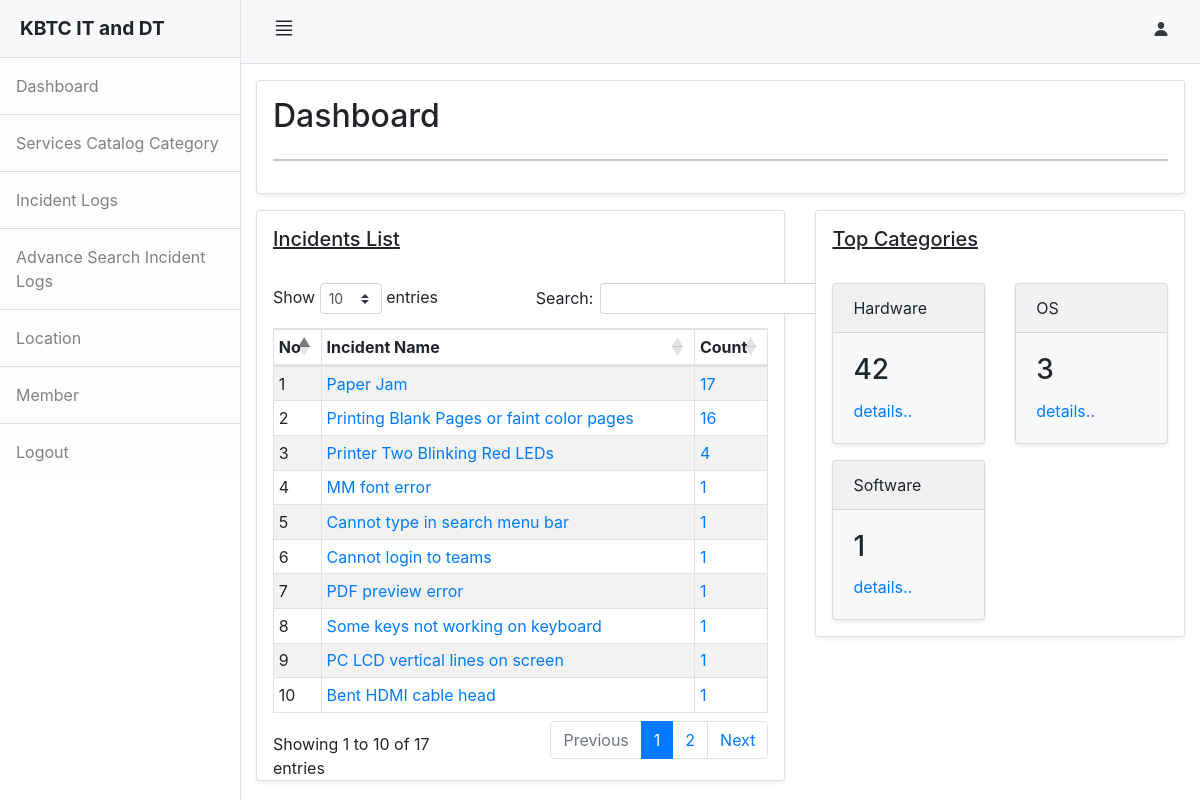
The app's page /admin/index.php (signed in) with its own data.
### tables this page shows
CREATE TABLE `incident` (
  `id` int NOT NULL AUTO_INCREMENT,
  `title` text NOT NULL,
  `cat_id` int NOT NULL,
  `sub_cat_id` int NOT NULL,
  `create_at` varchar(255) NOT NULL,
  `status` tinyint(1) DEFAULT NULL,
  PRIMARY KEY (`id`)
);

CREATE TABLE `category` (
  `id` int NOT NULL AUTO_INCREMENT,
  `category` varchar(255) NOT NULL,
  `status` varchar(255) NOT NULL,
  PRIMARY KEY (`id`)
);

### admin/index.php (the view, shortened to what this page needs)
<?php
            include "head.php";
        ?>
<div class="d-flex" id="wrapper">
    <?php
        include "slidebar.php";
    ?>
    <div id="page-content-wrapper">
        <?php
            include "nav.php";
        ?>
        <div class="container-fluid">
            <div class="shadow-sm my-3 px-3 py-3 card">
                <h2> Dashboard </h2>
                <hr>
            </div>
            <div class="row">
                <div class="col-md-7">
                    <div class="shadow-sm px-3 pt-3 mb-3 card">
                        <h5><u>Incidents List</u></h5>
                        <br>
                        <table id="example" class="table table-striped table-bordered table-sm">
                            <thead>
                                    <tr>
                                        <th>No</th>
                                        <th>Incident Name</th>
                                        <th>Count</th>
                                    </tr>
                            </thead>
                            <tbody>
                            <?php
                                    $sql = "SELECT * FROM incident WHERE status=1";
                                    $result = mysqli_query($connect,$sql);
                                    $number_row = mysqli_num_rows($result);
                                    $number = 0;
                                    if($number_row > 0){
                                        $titles = [];
                                        foreach($result as $key=>$value){
                                            $count_id=$value['id'];
                                            $sql = "SELECT * FROM logs WHERE incident_id='$count_id'";
                                            $result1 = mysqli_query($connect,$sql);
                                            $number_row1 = mysqli_num_rows($result1);
                                            $artmp =[   'count'=>$number_row1,
                                                        'scid'=>$value['sub_cat_id'],
                                                        'cid'=>$value['cat_id'],
                                                        'inid'=>$value['id']
                                                    ];
                                            $titles[$value['title']]=$artmp;
                                    }
                                        arsort($titles);
                                        foreach ($titles as $key => $value) {
                                            ?>
                                <tr>
                                    <td><?php echo ++$number; ?></td>
                                    <td><a href="solution.php?sub_id=<?php echo $value['scid']; ?>&&cat_id=<?php echo $value['cid'] ?>&&incident_id=<?php echo $value['inid'] ?>">
                                            <?php echo $key; ?> <a></td>
                                    <td><a href="#">
                                            <?php echo $value['count']; ?> <a></td>
                                </tr>
                                <?php
                                            }
                                        }
                                ?>
                            </tbody>
                        </table>
                    </div>
                </div>
                <div class="col-md-5">
                    <div class="shadow-sm px-3 pt-3 card">
                        <h5><u>Top Categories</u></h5>
                        <br>
                        <div class="row">
                    <?php
                        $sql1 = "SELECT cat_id, COUNT(*) AS total FROM logs GROUP BY cat_id ORDER BY COUNT(*) DESC";
                        $result1 = mysqli_query($connect,$sql1);
                        if($number_row > 0){
                            foreach ($result1 as $key1 => $value1) {
                                $cat_id=$value1['cat_id'];
                                $sql2 = "SELECT * FROM category WHERE status=1 AND id=$cat_id";
                                $result2 = mysqli_query($connect,$sql2);
                                foreach ($result2 as $key2 => $value2) {
                    ?>
                            <div class="col-sm-6">
                                <div class="shadow-sm card bg-light mb-3" style="max-width: 18rem;">
                                    <div class="card-header"><?php echo $value2["category"]; ?></div>
                                    <div class="card-body">
                                        <h3 class="card-title"><?php echo $value1["total"]; ?></h3>
                                        <p class="card-text">
                                            <a href="subcategory.php?id=<?php echo $value1['cat_id']; ?>">details..</a>
                                        </p>
                                    </div>
                                </div>
                            </div>
                    <?php
                                }
                            }
                        }
                    ?>
                        </div>
                    </div>
                </div>
            </div>
        </div>
    </div>
<?php
            include "footer.php";
        ?>

### records on screen
incident: key "Paper Jam", count "17"
incident: key "Printing Blank Pages or faint color pages", count "16"
incident: key "Printer Two Blinking Red LEDs", count "4"
incident: key "MM font error", status "1"
incident: key "Cannot type in search menu bar", status "1"
incident: key "Cannot login to teams", status "1"
incident: key "PDF preview error", status "1"
incident: key "Some keys not working on keyboard", status "1"
incident: key "PC LCD vertical lines on screen", status "1"
incident: key "Bent HDMI cable head", status "1"
category: category "Hardware", total "42"
category: category "OS", total "3"
category: category "Software", total "1"
